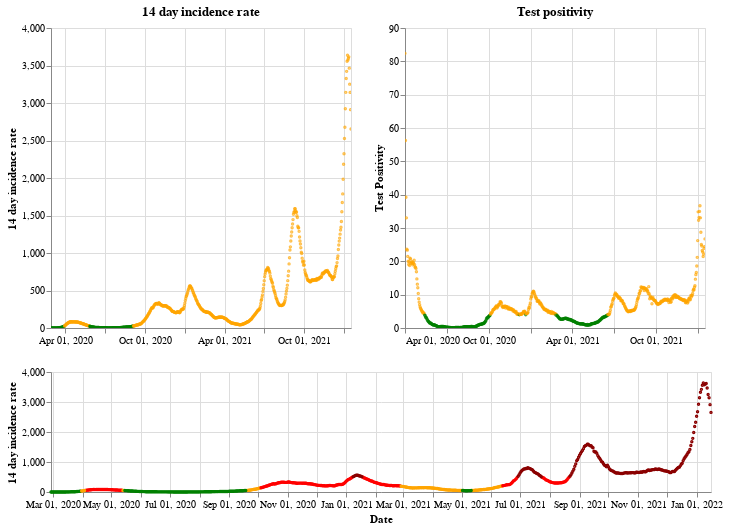

Write notebook code for a chart like this one.
### Markdown cell above
## Scotland

### Code cell
plot_traffic_light('Scotland')

### Figure 1 — Vega-Lite specification as saved in the notebook (floating-point values rounded to 4 significant figures; data arrays with more than 128 entries replaced by an {"elided": "..."} marker saying what was removed)
{"config": {"view": {"continuousWidth": 400, "continuousHeight": 300}}, "vconcat": [{"hconcat": [{"mark": {"type": "point", "size": 2}, "encoding": {"color": {"condition": {"value": "green", "test": "(datum.twoWeeklyCasesRate <= 25)"}, "value": "orange"}, "tooltip": [{"type": "nominal", "field": "areaName"}, {"type": "temporal", "field": "date"}, {"type": "quantitative", "field": "twoWeeklyCasesRate"}, {"type": "quantitative", "field": "testPositivity"}], "x": {"type": "temporal", "axis": {"title": ""}, "field": "date", "scale": {"domain": {"selection": "DateBrush"}}, "timeUnit": "yearmonthdate"}, "y": {"type": "quantitative", "axis": {"title": "14 day incidence rate"}, "field": "twoWeeklyCasesRate"}}, "title": "14 day incidence rate", "width": 300}, {"mark": {"type": "point", "size": 2}, "encoding": {"color": {"condition": {"value": "green", "test": "(datum.testPositivity <= 4)"}, "value": "orange"}, "tooltip": [{"type": "nominal", "field": "areaName"}, {"type": "temporal", "field": "date"}, {"type": "quantitative", "field": "twoWeeklyCasesRate"}, {"type": "quantitative", "field": "testPositivity"}], "x": {"type": "temporal", "axis": {"title": ""}, "field": "date", "scale": {"domain": {"selection": "DateBrush"}}, "timeUnit": "yearmonthdate"}, "y": {"type": "quantitative", "axis": {"title": "Test Positivity"}, "field": "testPositivity"}}, "title": "Test positivity", "width": 300}]}, {"layer": [{"mark": {"type": "point", "size": 2}, "encoding": {"color": {"condition": {"value": "orange", "test": "(((datum.testPositivity < 4) && (datum.twoWeeklyCasesRate >= 50)) && (datum.twoWeeklyCasesRate < 200))"}, "value": "red"}, "opacity": {"condition": {"value": 1, "test": "((datum.twoWeeklyCasesRate >= 50) && (datum.twoWeeklyCasesRate < 500))"}, "value": 0}, "tooltip": [{"type": "nominal", "field": "areaName"}, {"type": "temporal", "field": "date"}, {"type": "quantitative", "field": "twoWeeklyCasesRate"}, {"type": "quantitative", "field": "testPositivity"}], "x": {"type": "temporal", "axis": {"title": "Date"}, "field": "date", "timeUnit": "yearmonthdate"}, "y": {"type": "quantitative", "axis": {"title": "14 day incidence rate"}, "field": "twoWeeklyCasesRate"}}, "selection": {"DateBrush": {"type": "interval", "encodings": ["x"], "fields": ["Time"]}}}, {"mark": {"type": "point", "size": 2}, "encoding": {"color": {"value": "darkred"}, "opacity": {"condition": {"value": 1, "test": "(datum.twoWeeklyCasesRate >= 500)"}, "value": 0}, "tooltip": [{"type": "nominal", "field": "areaName"}, {"type": "temporal", "field": "date"}, {"type": "quantitative", "field": "twoWeeklyCasesRate"}, {"type": "quantitative", "field": "testPositivity"}], "x": {"type": "temporal", "axis": {"title": "Date"}, "field": "date", "timeUnit": "yearmonthdate"}, "y": {"type": "quantitative", "axis": {"title": "14 day incidence rate"}, "field": "twoWeeklyCasesRate"}}}, {"mark": {"type": "point", "size": 2}, "encoding": {"color": {"condition": {"value": "green", "test": "((datum.testPositivity < 4) && (datum.twoWeeklyCasesRate < 50))"}, "value": "orange"}, "opacity": {"condition": {"value": 1, "test": "(datum.twoWeeklyCasesRate < 50)"}, "value": 0}, "tooltip": [{"type": "nominal", "field": "areaName"}, {"type": "temporal", "field": "date"}, {"type": "quantitative", "field": "twoWeeklyCasesRate"}, {"type": "quantitative", "field": "testPositivity"}], "x": {"type": "temporal", "axis": {"title": "Date"}, "field": "date", "timeUnit": "yearmonthdate"}, "y": {"type": "quantitative", "axis": {"title": "14 day incidence rate"}, "field": "twoWeeklyCasesRate"}}}], "height": 120, "width": 660}], "data": {"name": "data-556277eea8397ee76c168658d88c1699"}, "$schema": "https://vega.github.io/schema/vega-lite/v4.8.1.json", "datasets": {"data-556277eea8397ee76c168658d88c1699": {"elided": "689 records"}}}
